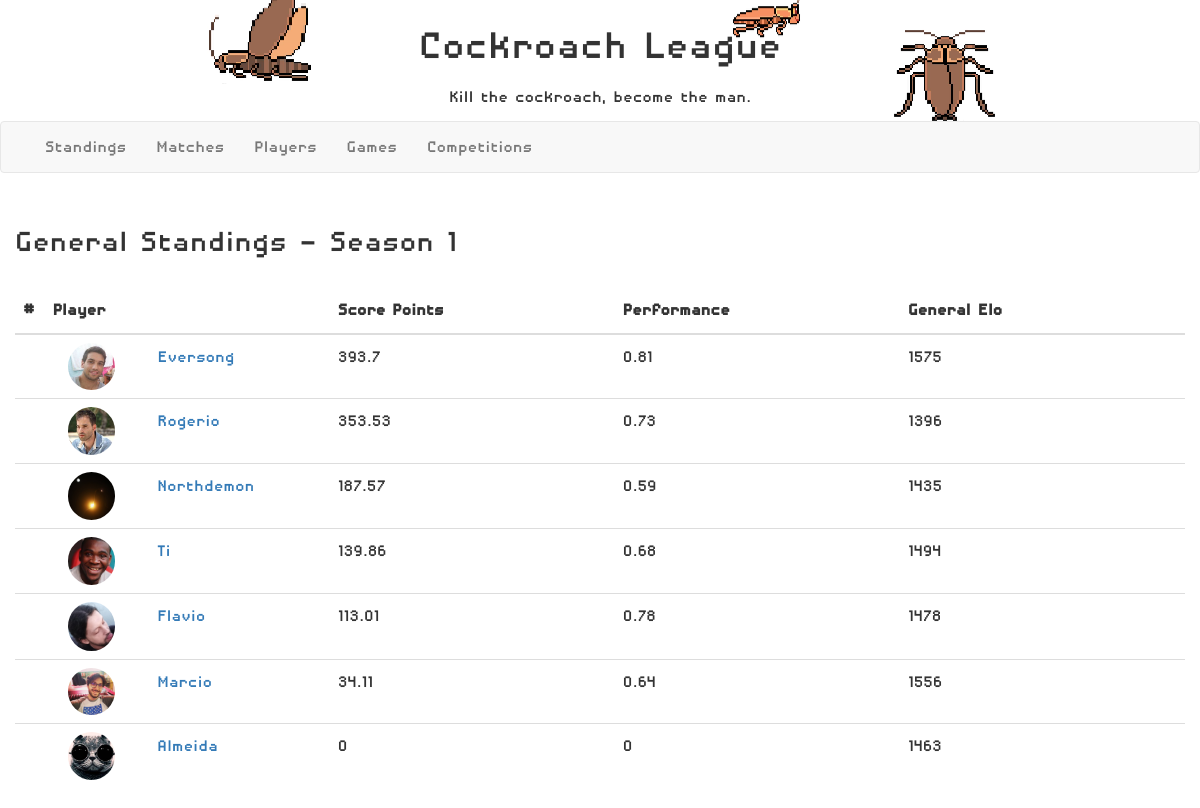
/rankings/1 (signed in), run on the app's committed database.
### rankings/models.py (models this page shows, shortened)
class Competition(models.Model):
    competition_id = models.IntegerField(primary_key=True)
    competition_name = models.CharField(max_length=50, null=False)

class TotalClassification(models.Model):
    class Meta:
        unique_together = (('standing_position', 'player'),)
    standing_position = models.IntegerField(primary_key=True)
    player = models.ForeignKey(Player, on_delete=models.CASCADE)
    score_points = models.FloatField()
    performance_points = models.FloatField()
    competition_id = models.ForeignKey(Competition, on_delete=models.CASCADE)

class Player(models.Model):
    player_nickname = models.CharField(max_length=15, primary_key=True, null=False)
    player_first_name = models.CharField(max_length=15, null=False)
    player_last_name = models.CharField(max_length=15, null=False)
    player_photo = models.ImageField()
    player_bio = models.TextField(null=True, blank=True)
    def __str__(self):
        return self.player_nickname

class PlayerGeneralElo(models.Model):
    player = models.ForeignKey(Player, on_delete=models.CASCADE)
    score = models.IntegerField(null=False, default=1500)

### rankings/views.py (the view)
# urls.py: path('', views.index, name='index'),
def index(request, competition_id=2):
    score_controller = ScoresController()
    score_controller.generate_score_points()
    classifications = score_controller.generate_total_classification(competition_id)
    competition_name = Competition.objects.filter(competition_id=competition_id).first().competition_name
    for elo in PlayerGameElo.objects.all():
        elo.score = 1500
        elo.save()
    for elo in PlayerGeneralElo.objects.all():
        elo.score = 1500
        elo.save()
    for game_match in GameMatch.objects.filter().all():
        game_elo_calculator(game_match)
        general_elo_calculator(game_match)
    classifications_elo_tuple = []
    for item in classifications:
        player_general_elo = PlayerGeneralElo.objects.filter(player=item.player).first()
        classifications_elo_tuple.append((item, player_general_elo))
    context = {
        'classifications': classifications_elo_tuple,
        'competition_name': competition_name,
    }
    return render(request, 'classification.html', context=context)

### rankings/controllers.py (called while the page is built)
    def get_player_performance(self, player, competition_id=1):
        possible_points = 0
        scored_points = 0
        game_match_results = GameMatchResult.objects.filter(result_player=player,
                                                            result_match_id__competition_id=competition_id)
        for match_result in game_match_results:
            table_points = TablePoints.objects.filter(table_standing="1").first()
            game = match_result.result_match_id.match_game
            possible_points += table_points.table_score * game.game_complexity
            scored_points += match_result.result_points
        return round(scored_points / possible_points, 2) if scored_points != 0 else 0

    def generate_score_points(self):
        game_match_results = GameMatchResult.objects.all()
        for result in game_match_results:
            match = result.result_match_id
            game = match.match_game
            table_points = TablePoints.objects.filter(table_standing=result.result_standing).first()
            if game and table_points:
                result.result_points = round(table_points.table_score * game.game_complexity, 2)
                result.save()

### rankings/elo.py (called while the page is built)
def expected(A, B):
    return 1 / (1 + 10 ** ((B - A) / 400))

def elo(old, exp, score, k=32):
    return old + k * (score - exp)

### templates/classification.html (shortened to what this page needs)
{% extends "base_generic.html" %}
{% block content %}
    {% load staticfiles %}
    <link href="https://maxcdn.bootstrapcdn.com/bootstrap/3.3.7/css/bootstrap.min.css" rel="stylesheet"/>
    <link href="https://cdnjs.cloudflare.com/ajax/libs/datatables/1.10.12/css/dataTables.bootstrap.min.css" rel="stylesheet"/>
    <div class="container">
        <div class="row text-xs-center" style="margin-top: 15px; margin-bottom: 15px">
            <h1>General Standings - {{ competition_name }}</h1>
        </div>
        <div class="row">
            <table id="classification_table" class="table order-column" cellspacing="0" width="100%">
                <thead>
                <tr>
                    <th style="width: 1%">#</th>
                    <th style="width: 20%">Player</th>
                    <th style="width: 20%">Score Points</th>
                    <th style="width: 20%">Performance</th>
                    <th style="width: 20%">General Elo</th>
                </tr>
                </thead>
                <tbody>
                {% for entry, elo in classifications %}
                <tr>
                    <td></td>
                    <td>
                        <div>
                            <div class="col-md-4">
                                <img class="img img-circle" src="{{ MEDIA_URL }}{{ entry.player.player_photo.url }}">
                            </div>
                            <div class="col-md-4">
                                <a href="{% url 'player' entry.player  %}">{{ entry.player }}</a>
                            </div>
                        </div>
                    </td>
                    <td>{{ entry.score_points }}</td>
                    <td>{{ entry.performance_points }}</td>
                    <td>{{ elo.score }}</td>
                </tr>
                {% endfor %}
                </tbody>
            </table>
            </div>
        </div>
{% endblock %}

### rankings/static/css/styles.css (style rules this page uses)
.body { font-family: "Disposable Droid"; font-size: 20px; }
.img-circle { border-radius: 60%; width: 80%; }

### data on the page
Competition: competition_name "Season 1"
TotalClassification: player.player_photo (picture), player "Eversong", score_points "393.7", performance_points "0.81", score "1575"
TotalClassification: player.player_photo (picture), player "Rogerio", score_points "353.53", performance_points "0.73", score "1396"
TotalClassification: player.player_photo (picture), player "Northdemon", score_points "187.57", performance_points "0.59", score "1435"
TotalClassification: player.player_photo (picture), player "Ti", score_points "139.86", performance_points "0.68", score "1494"
TotalClassification: player.player_photo (picture), player "Flavio", score_points "113.01", performance_points "0.78", score "1478"
TotalClassification: player.player_photo (picture), player "Marcio", score_points "34.11", performance_points "0.64", score "1556"
TotalClassification: player.player_photo (picture), player "Almeida", score_points "0", performance_points "0", score "1463"
